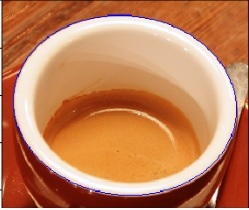
#> input picture hcage.jpg, 249 x 210 px
$ python Highpass.py
#> lines starting #> are read from the running program, lines starting #| are printed output that depends on the picture
import cv2
import numpy as np
import matplotlib.pyplot as plt
#from matplotlib import pyplot as plt
from tkinter import filedialog
from tkinter import *


root = Tk()
root.withdraw()
root.filename =  filedialog.askopenfilename(initialdir = "/",title = "Select file",filetypes = (("all files",".*"),("jpg files",".jpg")))
#> the answer given: hcage.jpg
img = cv2.imread(root.filename,0)
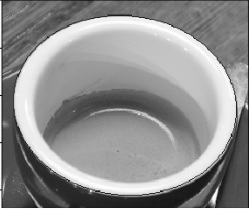
#> img: shape (210, 249); min 8, max 255, mean 142.9
root.destroy()
""" cv2.imshow("Ventana de imagen seleccionada",img)
cv2.waitKey(0) """

######Equalizado adaptado
clahe = cv2.createCLAHE(clipLimit=2.0, tileGridSize=(8,8))
cl = clahe.apply(img)
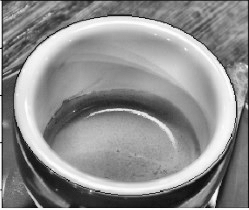
#> cl: shape (210, 249); min 6, max 255, mean 142.3
cv2.imshow("Ventana de imagen ",cl)
cv2.imwrite('clk.png',cl)


#####Equalizacion
equ = cv2.equalizeHist(img)
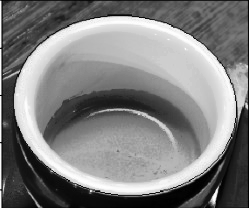
#> equ: shape (210, 249); min 0, max 255, mean 128.2
res = np.hstack((img,equ)) #stacking images side-by-side
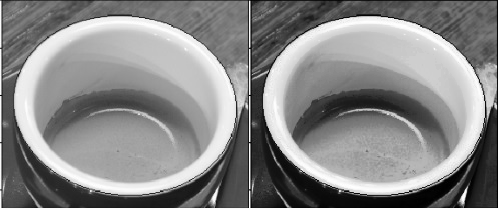
#> res: shape (210, 498); min 0, max 255, mean 135.6
cv2.imshow("Ventana de imagen seleccionada",res)
######Highpass
kernel=np.array([[-1,-1,-1],[-1,-8,-1],[-1,-1,-1]])
dst = cv2.filter2D(equ,-1,kernel)
#> dst: shape (210, 249); every value is 0
####Rotation and SCALE

rows,cols = equ.shape
#> rows = 210; cols = 249

M = cv2.getRotationMatrix2D((cols/2,rows/2),-15,1)

Rotada = cv2.warpAffine(equ,M,(cols,rows))
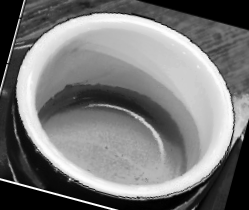
#> Rotada: shape (210, 249); min 0, max 255, mean 120.1
cv2.imshow("Ventana de imagen rotada",dst)
cv2.waitKey(0)

""" dst2 = cv2.filter2D(cl,-1,kernel)
cv2.imshow("Ventana",dst2) """
##############

$ run again, on prueba.png
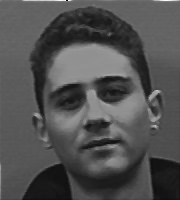
#> input picture prueba.png, 180 x 200 px
#> img is the input picture: shape (200, 180); min 6, max 254, mean 80.9
#> `res = np.hstack((img,equ))`:
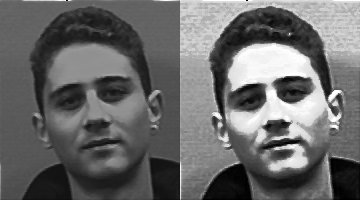
#> res: shape (200, 360); min 0, max 255, mean 105
#> dst: shape (200, 180); every value is 0
#> `Rotada = cv2.warpAffine(equ,M,(cols,rows))`:
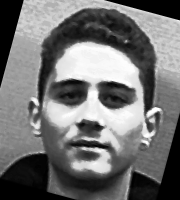
#> Rotada: shape (200, 180); min 0, max 255, mean 114.3
